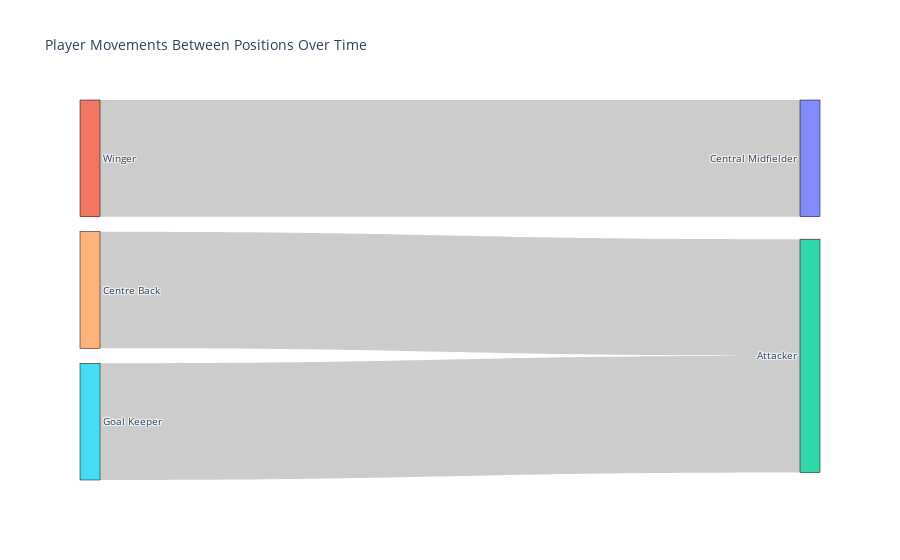

This figure's notebook cell:
### Markdown cell above
- Men's team:
Team 1, 2, 3, 4, 5, 6
- Women's team:
Team 7, 8

### Code cell
# Create a list of unique positions
positions = df['Position'].unique().tolist()

# Initialize the Sankey diagram components
node_labels = positions
links = {'source': [], 'target': [], 'value': []}

# Create the links for the Sankey diagram
previous_position = {}

for date, group in df.groupby('Date'):
    current_position = group.set_index('Player')['Position'].to_dict()
    
    if previous_position:
        for player, position in current_position.items():
            if player in previous_position and previous_position[player] != position:
                source_idx = positions.index(previous_position[player])
                target_idx = positions.index(position)
                links['source'].append(source_idx)
                links['target'].append(target_idx)
                links['value'].append(1)
    
    previous_position = current_position

# Specify node positions for specific positions (Position2 and Position4 in this example)
node_positions = {
    'Position1': (None, None),
    'Position2': (0.3, 0.9),  # Specific position for Position2
    'Position3': (None, None),
    'Position4': (0.7, 0.1)   # Specific position for Position4
}

# Extract positions for each node, setting default None for unspecified positions
node_x = [node_positions[position][0] if position in node_positions else None for position in node_labels]
node_y = [node_positions[position][1] if position in node_positions else None for position in node_labels]

# Create the Sankey diagram with specified node positions
fig = go.Figure(go.Sankey(
    node=dict(
        pad=15,
        thickness=20,
        line=dict(color="black", width=0.5),
        label=node_labels,
        x=node_x,
        y=node_y
    ),
    link=dict(
        source=links['source'],
        target=links['target'],
        value=links['value']
    )
))

fig.update_layout(title_text="Player Movements Between Positions Over Time", font_size=10)
fig.show()

### Figure 1 — Plotly figure (JSON) as saved in the notebook; plotly's stock layout.template omitted (floating-point values rounded to 4 significant figures)
{"data": [{"link": {"source": [4, 5, 1], "target": [2, 2, 0], "value": [1, 1, 1]}, "node": {"label": ["Central Midfielder", "Winger", "Attacker", "Full Back", "Centre Back", "Goal Keeper"], "line": {"color": "black", "width": 0.5}, "pad": 15, "thickness": 20, "x": [null, null, null, null, null, null], "y": [null, null, null, null, null, null]}, "type": "sankey"}], "layout": {"font": {"size": 10}, "title": {"text": "Player Movements Between Positions Over Time"}}}
